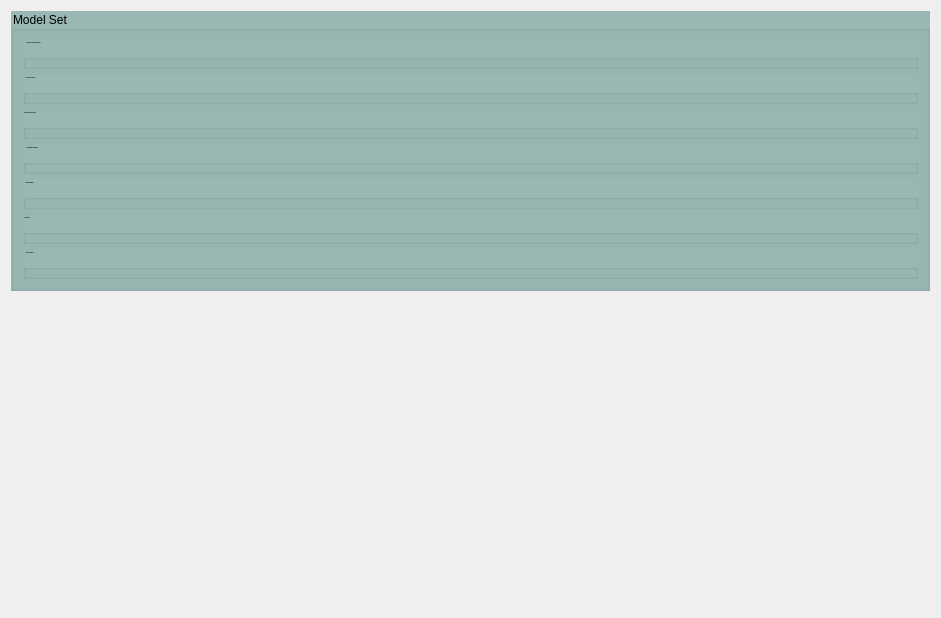
         <widget class="QWidget" name="scrollAreaWidgetContents">
          <property name="geometry">
           <rect>
            <x>0</x>
            <y>0</y>
            <width>941</width>
            <height>618</height>
           </rect>
          </property>
          <property name="styleSheet">
           <string notr="true">
QGroupBox {
 background-color: #99B7B3;
}</string>
          </property>
          <layout class="QVBoxLayout" name="verticalLayout_4">
           <item>
            <widget class="QGroupBox" name="groupBox_MS_modelSet">
             <property name="sizePolicy">
              <sizepolicy hsizetype="Expanding" vsizetype="Preferred">
               <horstretch>0</horstretch>
               <verstretch>0</verstretch>
              </sizepolicy>
             </property>
             <property name="title">
              <string>Model Set</string>
             </property>
             <layout class="QVBoxLayout" name="verticalLayout_3">
              <item>
               <widget class="QGroupBox" name="groupBox_MS_c1">
                <property name="font">
                 <font>
                  <pointsize>-1</pointsize>
                  <weight>75</weight>
                  <bold>true</bold>
                 </font>
                </property>
                <property name="title">
                 <string>[c1] People (Health and Safety)</string>
                </property>
                <property name="flat">
                 <bool>false</bool>
                </property>
                <layout class="QVBoxLayout" name="verticalLayout_25"/>
               </widget>
              </item>
              <item>
               <widget class="QGroupBox" name="groupBox_MS_c2">
                <property name="font">
                 <font>
                  <pointsize>-1</pointsize>
                  <weight>75</weight>
                  <bold>true</bold>
                 </font>
                </property>
                <property name="title">
                 <string>[c2] People (Society)</string>
                </property>
                <layout class="QVBoxLayout" name="verticalLayout_26"/>
               </widget>
              </item>
              <item>
               <widget class="QGroupBox" name="groupBox_MS_c3">
                <property name="font">
                 <font>
                  <pointsize>-1</pointsize>
                  <weight>75</weight>
                  <bold>true</bold>
                 </font>
                </property>
                <property name="title">
                 <string>[c3] Critical Infrastructure</string>
                </property>
                <layout class="QVBoxLayout" name="verticalLayout_23"/>
               </widget>
              </item>
              <item>
               <widget class="QGroupBox" name="groupBox_MS_c4">
                <property name="font">
                 <font>
                  <pointsize>-1</pointsize>
                  <weight>75</weight>
                  <bold>true</bold>
                 </font>
                </property>
                <property name="title">
                 <string>[c4] Economy (Financial)</string>
                </property>
                <layout class="QVBoxLayout" name="verticalLayout_29"/>
               </widget>
              </item>
              <item>
               <widget class="QGroupBox" name="groupBox_MS_c5">
                <property name="font">
                 <font>
                  <pointsize>-1</pointsize>
                  <weight>75</weight>
                  <bold>true</bold>
                 </font>
                </property>
                <property name="title">
                 <string>[c5] Environment</string>
                </property>
                <layout class="QVBoxLayout" name="verticalLayout_32"/>
               </widget>
              </item>
              <item>
               <widget class="QGroupBox" name="groupBox_MS_c6">
                <property name="font">
                 <font>
                  <pointsize>-1</pointsize>
                  <weight>75</weight>
                  <bold>true</bold>
                 </font>
                </property>
                <property name="title">
                 <string>[c6] Culture</string>
                </property>
                <layout class="QVBoxLayout" name="verticalLayout_33"/>
               </widget>
              </item>
              <item>
               <widget class="QGroupBox" name="groupBox_MS_c7">
                <property name="font">
                 <font>
                  <pointsize>-1</pointsize>
                  <weight>75</weight>
                  <bold>true</bold>
                 </font>
                </property>
                <property name="title">
                 <string>[c7] Government</string>
                </property>
                <layout class="QVBoxLayout" name="verticalLayout_34"/>
               </widget>
              </item>
             </layout>
            </widget>
           </item>
           <item>
            <spacer name="verticalSpacer">
             <property name="orientation">
              <enum>Qt::Vertical</enum>
             </property>
             <property name="sizeHint" stdset="0">
              <size>
               <width>20</width>
               <height>40</height>
              </size>
             </property>
            </spacer>
           </item>
          </layout>
         </widget>
